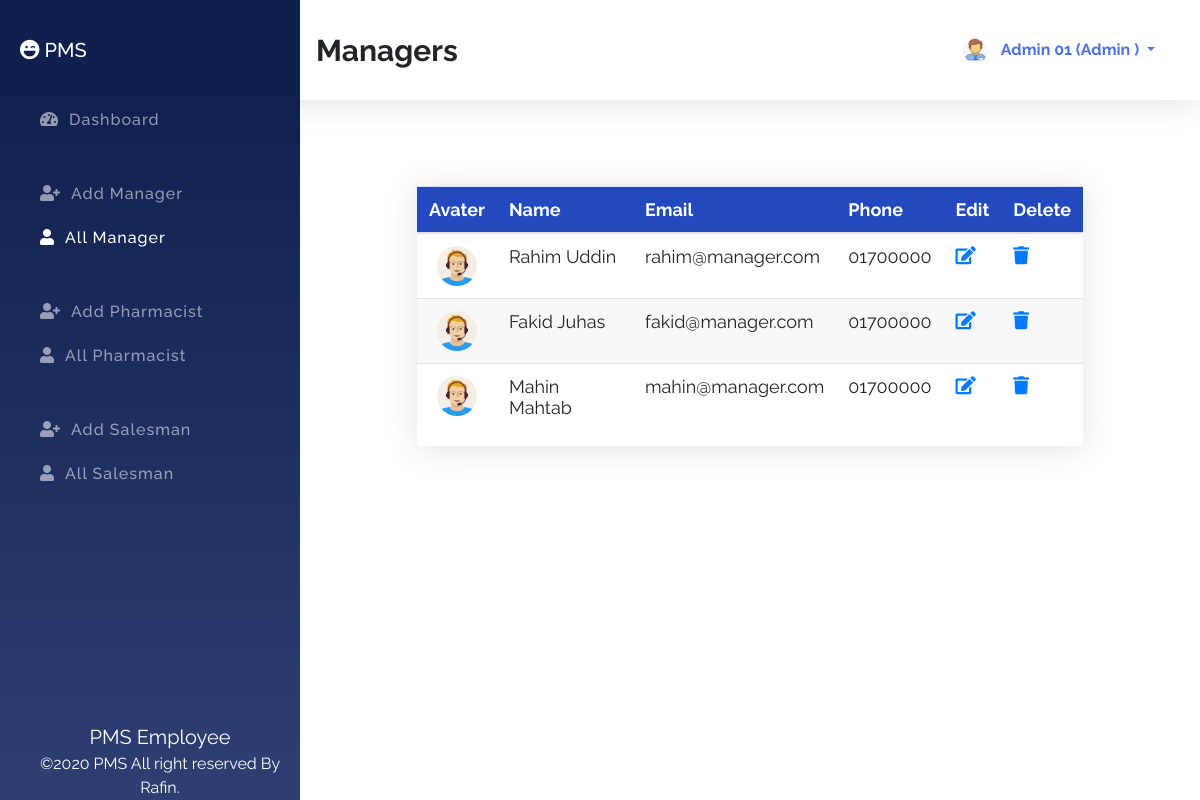
The page /index.php?id=allManager (signed in) on the database its author committed.
### tables this page shows
CREATE TABLE `managers` (
  `id` int(11) NOT NULL,
  `fname` varchar(100) NOT NULL,
  `lname` varchar(100) NOT NULL,
  `email` varchar(100) NOT NULL,
  `phone` varchar(100) NOT NULL,
  `password` varchar(100) NOT NULL,
  `role` varchar(100) NOT NULL DEFAULT 'manager',
  `avatar` varchar(255) NOT NULL DEFAULT 'avatar.png'
);

### index.php (the view, shortened to what this page needs)
<?php
    $sessionId = $_SESSION['id'] ?? '';
    $sessionRole = $_SESSION['role'] ?? '';
    $connection = mysqli_connect( DB_HOST, DB_USER, DB_PASSWORD, DB_NAME );
    $id = $_REQUEST['id'] ?? 'dashboard';
    $action = $_REQUEST['action'] ?? '';
?>
<!DOCTYPE html>
<html lang="en">
<head>
    <link rel="stylesheet" href="assets/css/bootstrap.min.css">
    <link rel="stylesheet" href="assets/css/all.min.css">
    <link rel="stylesheet" href="assets/css/style.css">
</head>
<body>
    <section class="topber">
        <div class="topber__title">
            <span class="topber__title--text">
                <?php
                    if ( 'dashboard' == $id ) {
                        echo "DashBoard";
                    } elseif ( 'addManager' == $id ) {
                        echo "Add Manager";
                    } elseif ( 'allManager' == $id ) {
                        echo "Managers";
                    } elseif ( 'addPharmacist' == $id ) {
                        echo "Add Pharmacist";
                    } elseif ( 'allPharmacist' == $id ) {
                        echo "Pharmacists";
                    } elseif ( 'addSalesman' == $id ) {
                        echo "Add Salesman";
                    } elseif ( 'allSalesman' == $id ) {
                        echo "Salesmans";
                    } elseif ( 'userProfile' == $id ) {
                        echo "Your Profile";
                    } elseif ( 'editManager' == $action ) {
                        echo "Edit Manager";
                    } elseif ( 'editPharmacist' == $action ) {
                        echo "Edit Pharmacist";
                    } elseif ( 'editSalesman' == $action ) {
                        echo "Edit Salesman";
                    }
                ?>
            </span>
        </div>
        <div class="topber__profile">
            <?php
                $query = "SELECT fname,lname,role,avatar FROM {$sessionRole}s WHERE id='$sessionId'";
                $result = mysqli_query( $connection, $query );
                if ( $data = mysqli_fetch_assoc( $result ) ) {
                    $fname = $data['fname'];
                    $lname = $data['lname'];
                    $role = $data['role'];
                    $avatar = $data['avatar'];
                ?>
                <img src="assets/img/<?php echo "$avatar"; ?>" height="25" width="25" class="rounded-circle" alt="profile">
                <div class="dropdown">
                    <button class="btn dropdown-toggle" type="button" id="dropdownMenuButton" data-toggle="dropdown" aria-haspopup="true" aria-expanded="false">
                    <?php
                        echo "$fname $lname (" . ucwords( $role ) . " )";
                        }
                    ?>
                    </button>
                </div>
        </div>
    </section>
    <section id="sideber" class="sideber">
        <ul class="sideber__ber">
            <h3 class="sideber__panel"><i id="left" class="fas fa-laugh-wink"></i> PMS</h3>
            <li id="left" class="sideber__item<?php if ( 'dashboard' == $id ) {
                                                  echo " active";
                                              }?>">
                <a href="index.php?id=dashboard"><i id="left" class="fas fa-tachometer-alt"></i>Dashboard</a>
            </li>
            <?php if ( 'admin' == $sessionRole ) {?>
                <li id="left" class="sideber__item sideber__item--modify<?php if ( 'addManager' == $id ) {
                                                                            echo " active";
                                                                        }?>">
                    <a href="index.php?id=addManager"><i id="left" class="fas fa-user-plus"></i></i>Add Manager</a>
                </li><?php }?>
            <li id="left" class="sideber__item<?php if ( 'allManager' == $id ) {
    echo " active";
}?>">
                <a href="index.php?id=allManager"><i id="left" class="fas fa-user"></i>All Manager</a>
            </li>
            <?php if ( 'admin' == $sessionRole || 'manager' == $sessionRole ) {?>
                <li id="left" class="sideber__item sideber__item--modify<?php if ( 'addPharmacist' == $id ) {
                                                                            echo " active";
                                                                        }?>">
                    <a href="index.php?id=addPharmacist"><i id="left" class="fas fa-user-plus"></i></i>Add
                        Pharmacist</a>
                </li><?php }?>
            <li id="left" class="sideber__item<?php if ( 'allPharmacist' == $id ) {
    echo " active";
}?>">
                <a href="index.php?id=allPharmacist"><i id="left" class="fas fa-user"></i>All Pharmacist</a>
            </li>
            <?php if ( 'admin' == $sessionRole || 'manager' == $sessionRole || 'pharmacist' == $sessionRole ) {?>
                <li id="left" class="sideber__item sideber__item--modify<?php if ( 'addSalesman' == $id ) {
                                                                            echo " active";
                                                                        }?>">
                    <a href="index.php?id=addSalesman"><i id="left" class="fas fa-user-plus"></i>Add Salesman</a>
                </li><?php }?>
            <li id="left" class="sideber__item<?php if ( 'allSalesman' == $id ) {
    echo " active";
}?>">
                <a href="index.php?id=allSalesman"><i id="left" class="fas fa-user"></i>All Salesman</a>
            </li>
        </ul>
        <footer class="text-center"><span>PMS Employee</span><br>©2020 PMS All right reserved By Rafin.</footer>
    </section>
    <section class="main">
        <div class="container">
            <div class="manager">
                <?php if ( 'allManager' == $id ) {?>
                    <div class="allManager">
                        <div class="main__table">
                            <table class="table">
                                <thead>
                                    <tr>
                                        <th scope="col">Avater</th>
                                        <th scope="col">Name</th>
                                        <th scope="col">Email</th>
                                        <th scope="col">Phone</th>
                                        <?php if ( 'admin' == $sessionRole ) {?>
                                            <th scope="col">Edit</th>
                                            <th scope="col">Delete</th>
                                        <?php }?>
                                    </tr>
                                </thead>
                                <tbody>
                                    <?php
                                        $getManagers = "SELECT * FROM managers";
                                            $result = mysqli_query( $connection, $getManagers );
                                        while ( $manager = mysqli_fetch_assoc( $result ) ) {?>
                                        <tr>
                                            <td>
                                                <center><img class="rounded-circle" width="40" height="40" src="assets/img/<?php echo $manager['avatar']; ?>" alt=""></center>
                                            </td>
                                            <td><?php printf( "%s %s", $manager['fname'], $manager['lname'] );?></td>
                                            <td><?php printf( "%s", $manager['email'] );?></td>
                                            <td><?php printf( "%s", $manager['phone'] );?></td>
                                            <?php if ( 'admin' == $sessionRole ) {?>
                                                <td><?php printf( "<a href='index.php?action=editManager&id=%s'><i class='fas fa-edit'></i></a>", $manager['id'] )?></td>
                                                <td><?php printf( "<a class='delete' href='index.php?action=deleteManager&id=%s'><i class='fas fa-trash'></i></a>", $manager['id'] )?></td>
                                            <?php }?>
                                        </tr>
                                    <?php }?>
                                </tbody>
                            </table>
                        </div>
                    </div>
                <?php }?>
            </div>
        </div>
    </section>
</body>
</html>

### assets/css/style.css (style rules this page uses)
*, *::before, *::after { margin: 0; padding: 0; -webkit-box-sizing: border-box; box-sizing: border-box; }
body { font-family: "Raleway", sans-serif; }
a { text-decoration: none !important; }
.topber { position: fixed; width: 100%; top: 0; left: 0; padding-left: 300px; right: 0; z-index: 999; -webkit-box-shadow: 0 0.15rem 1.75rem 0 rgba(58, 59, 69, 0.15); box-shadow: 0 0.15rem 1.75rem 0 rgba(58, 59, 69, 0.15); background-color: #fff; }
.topber__title { height: 12.5vh; float: left; display: -webkit-box; display: -ms-flexbox; display: flex; -webkit-box-orient: horizontal; -webkit-box-direction: normal; -ms-flex-direction: row; flex-direction: row; -webkit-box-align: center; -ms-flex-align: center; align-items: center; padding-left: 1rem; }
.topber__title--text { font-size: 30px; font-weight: bold; }
.topber__profile { height: 12.5vh; float: right; padding-right: 10px; display: -webkit-box; display: -ms-flexbox; display: flex; -webkit-box-orient: horizontal; -webkit-box-direction: normal; -ms-flex-direction: row; flex-direction: row; -webkit-box-align: center; -ms-flex-align: center; align-items: center; padding: 2rem; }
.topber__profile button { color: #4e73df; line-height: 10px; font-weight: bold; }
.sideber { position: fixed; top: 0; overflow-y: auto; left: 0; bottom: 0; width: 300px; height: 100vh; padding: 40px 20px 20px 20px; background-color: #0c183d; background-image: -webkit-gradient(linear, left top, left bottom, color-stop(10%, #2545a5), to(#1c347c)); background-image: linear-gradient(180deg, #0f1f4e 10%, #2e3f71 100%); background-size: cover; -webkit-transition: left 0.5s ease; transition: left 0.5s ease; z-index: 999; }
.sideber__ber { list-style: none; }
.sideber__panel { font-size: 20px; color: #fff; line-height: 1.2rem; padding-bottom: 30px; }
.sideber__panel i { color: #fff; }
.sideber__item { padding: 10px; }
.sideber__item a { color: rgba(255, 255, 255, 0.55); font-size: 16px; letter-spacing: 1px; font-weight: 500; }
.sideber__item a i { color: rgba(255, 255, 255, 0.55); padding: 0 10px; }
.sideber__item:hover a, .sideber__item.active a, .sideber__item.active i, .sideber__item:hover i { color: #fff; -webkit-transition: 0.3s ease; transition: 0.3s ease; }
.sideber__item--modify { padding: 40px 10px 10px 10px; }
.sideber footer { position: absolute; bottom: 0; font-size: 16px; color: #fff; }
.sideber footer span { font-size: 20px; }
.main { margin-left: 300px; margin-top: 10vh; padding: 2rem; }
.main__table { margin: 50px 70px; -webkit-box-shadow: 0 0.15rem 1.75rem 0 rgba(58, 59, 69, 0.15); box-shadow: 0 0.15rem 1.75rem 0 rgba(58, 59, 69, 0.15); overflow-x: auto; }
.main__table .table { font-size: 18px; font-weight: 400; }
.main__table .table th { color: #ffffff; background: #224abe; }
.main__table .table tr:nth-child(even) { background: #f8f8f8; }

### rows shown on the page
managers: avatar (placeholder picture), fname "Rahim", lname "Uddin", email "rahim@manager.com", phone "01700000"
managers: avatar (placeholder picture), fname "Fakid", lname "Juhas", email "fakid@manager.com", phone "01700000"
managers: avatar (placeholder picture), fname "Mahin", lname "Mahtab", email "mahin@manager.com", phone "01700000"

### other values the page prints
$fname "Admin"
$lname "01"
$role "Admin"
